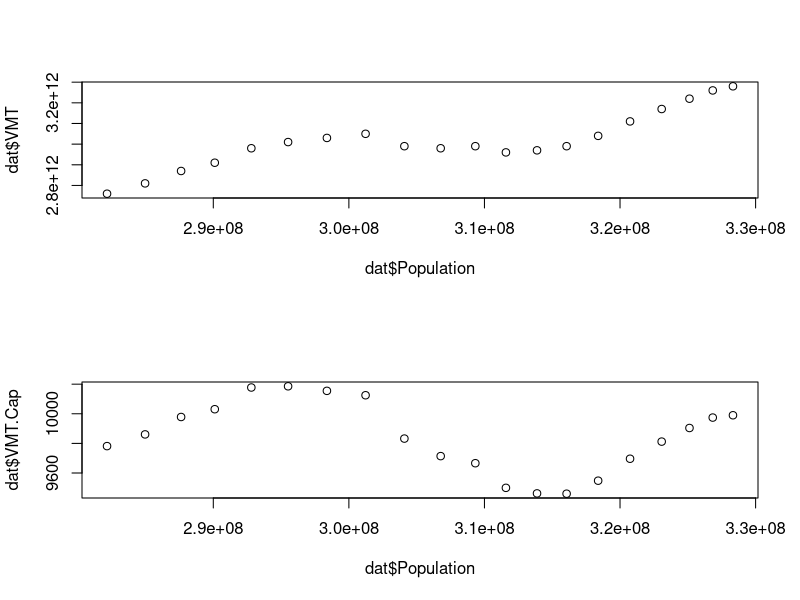
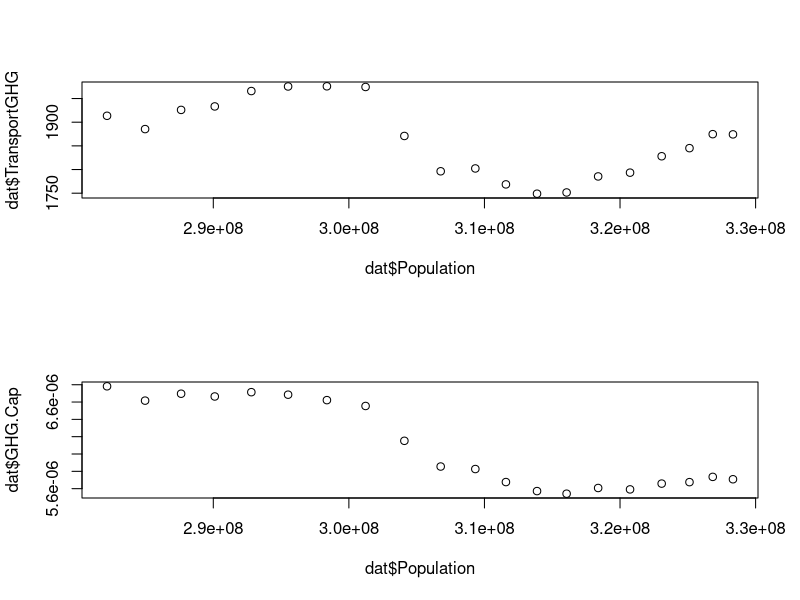

Recreate these plots in R, in order. (Note: this script raises an error after producing the figures.)
setwd("/Users/csuffaculty/Desktop/FHWA")

#read the dataset
dat<-read.csv("Data20221210.csv", header=TRUE)

#library(glmnet)

#A list of subset X variables: 
#Employment: Unemployment.Rate.1 
#Hwys: TotLaneMiles, TotalArtToFwyMiles
#Transit: TransitPMT, TransitUPT
#Telework: populationTelework
#EVs: EVPrivateandPublicChargingStationLocations

#Create variables: VMT.Cap=VMT/Population and GHG.Cap<-GHG/Population
dat$VMT.Cap<-dat$VMT/dat$Population
dat$GHG.Cap<-dat$TransportGHG/dat$Population

dat.sub<-dat[,c("year","VMT.Cap","GHG.Cap","Unemployment.Rate.1","TotLaneMiles","TotalArtToFwyMiles",
                "TransitPMT","TransitUPT","populationTelework","EVPrivateandPublicChargingStationLocations")]
dat.sub$VMT.Cap.t1<-c(NA,dat.sub[1:19,"VMT.Cap"])  #add lag variables
dat.sub$GHG.Cap.t1<-c(NA,dat.sub[1:19,"GHG.Cap"])  #add lag variables

dat.sub.y<-dat[,c("year","VMT","TransportGHG","Unemployment.Rate.1","TotLaneMiles","TotalArtToFwyMiles",
                  "TransitPMT","TransitUPT","populationTelework","EVPrivateandPublicChargingStationLocations","Population")]
dat.sub.y$VMT.t1<-c(NA,dat.sub.y[1:19,"VMT"])  #add lag variables
dat.sub.y$GHG.t1<-c(NA,dat.sub.y[1:19,"TransportGHG"])  #add lag variables


#Scale the data
dat.sub.scale<-scale(dat.sub)
dat.sub.scale<-as.data.frame(dat.sub.scale)

par(mfrow=c(2,1))
plot(dat$Population, dat$VMT)
plot(dat$Population, dat$VMT.Cap)

plot(dat$Population, dat$TransportGHG)
plot(dat$Population, dat$GHG.Cap)

###########VMT#####################
#Select variables using Ridge/LASSO #library(glmnet)
lambdas=10^seq(5,-5,by=-.1)
VMT.ridge.in<-glmnet(dat.sub.scale[2:18,-c(1,2,3,11,12)], dat.sub.scale[2:18,"VMT.Cap"], alpha=0, family="gaussian", lambda=lambdas)
cv.ridge<-cv.glmnet(as.matrix(dat.sub.scale[2:18,-c(1,2,3,11,12)]), dat.sub.scale[2:18,"VMT.Cap"],alpha=0,type="mse", family="gaussian", standardize=TRUE, nfolds=18, lambda=lambdas)
optimal.lambda <- cv.ridge$lambda.min
plot(cv.ridge)
coef(VMT.ridge.in, s=optimal.lambda)
#library(coefplot)
#coefpath(VMT.ridge.in)
coefplot(VMT.ridge.in, lambda=cv.ridge$lambda.min, sort="magnitude",title="Ridge Regression")
lambda.rsq<-cbind(cv.ridge$lambda,VMT.ridge.in$dev.ratio, cv.lasso$nzero)
lambda.rsq[lambda.rsq[,1]==optimal.lambda]

lambdas=10^seq(5,-5,by=-.1)
VMT.lasso.in<-glmnet(dat.sub.scale[2:18,-c(1,2,3,11,12)], dat.sub.scale[2:18,"VMT.Cap"], alpha=1, family="gaussian", lambda=lambdas)
cv.lasso<-cv.glmnet(as.matrix(dat.sub.scale[2:18,-c(1,2,3,11,12)]), dat.sub.scale[2:18,"VMT.Cap"],alpha=1,type="mse", family="gaussian", standardize=TRUE, nfolds=18, lambda=lambdas)
optimal.lambda <- cv.lasso$lambda.min
plot(cv.lasso)
coef(VMT.lasso.in, s=optimal.lambda)
#library(coefplot)
#coefpath(VMT.lasso.in)
coefplot(VMT.lasso.in, lambda=cv.lasso$lambda.min, sort="magnitude",title="LASSO Regression")
lambda.rsq<-cbind(cv.lasso$lambda,VMT.lasso.in$dev.ratio, cv.lasso$nzero)
lambda.rsq[lambda.rsq[,1]==optimal.lambda]



#VMT: Selected Variable.  Fit the model with the selected variables (Standardized.)
#Unemployment	TotLaneMiles TransitPMT EVPrivateandPublicChargingStationLocations %populationTelework
lambdas=10^seq(5,-5,by=-.1)
VMT.ridge.in<-glmnet(dat.sub.scale[2:18,-c(1,2,3,6,8,12)], dat.sub.scale[2:18,"VMT.Cap"], alpha=0, family="gaussian", lambda=lambdas)
cv.ridge<-cv.glmnet(as.matrix(dat.sub.scale[2:18,-c(1,2,3,6,8,12)]), dat.sub.scale[2:18,"VMT.Cap"],alpha=0,type="mse", family="gaussian", standardize=TRUE, nfolds=17, lambda=lambdas)
optimal.lambda <- cv.ridge$lambda.min
plot(cv.ridge)
coef(VMT.ridge.in, s=optimal.lambda)
#library(coefplot)
#coefpath(VMT.ridge.in)
coefplot(VMT.ridge.in, lambda=cv.ridge$lambda.min, sort="magnitude",title="Ridge Regression")
lambda.rsq<-cbind(cv.ridge$lambda,VMT.ridge.in$dev.ratio, cv.ridge$nzero)
lambda.rsq[lambda.rsq[,1]==optimal.lambda]

#library(glmnetSE)
#Compute p-values based on nonparametric bootstrapping
summary(glmnetSE(data=dat.sub.scale[2:18,-c(1,3,12)], 
cf.no.shrnkg = c("VMT.Cap","Unemployment.Rate.1","TotLaneMiles","TransitPMT","EVPrivateandPublicChargingStationLocations","populationTelework","VMT.Cap.t1"), alpha=0,r=500, method="none",seed = 1234, ncore = 1))

a<-lm(VMT.Cap~Unemployment.Rate.1+TotLaneMiles+TransitPMT+populationTelework+EVPrivateandPublicChargingStationLocations, data=dat.sub.scale)
summary(a)

#Make prediction
VMT.pred.in<-coef(VMT.ridge.in, s=optimal.lambda)[1:7] %*% t(cbind(rep(1,17), dat.sub.scale[2:18,-c(1,2,3,6,8,12)])) #fitted values
VMT.pred.out<-coef(VMT.ridge.in, s=optimal.lambda)[1:7] %*% t(cbind(rep(1,2),dat.sub.scale[19:20,-c(1,2,3,6,8,12)])) 

resid.ridge<-dat.sub.scale[2:18,2]-VMT.pred.in; r2<-1-sum(resid.ridge^2)/sum((dat.sub.scale[2:18,2]-mean(dat.sub.scale[2:18,2]))^2 );r2
DW.ridge<-sum((resid.ridge[2:17]-resid.ridge[1:16])^2)/sum((resid.ridge[2:17])^2) #DW=2.72

MSE.in.VMT<- sum( (dat.sub.scale[2:18,2] - VMT.pred.in)^2)/17; MSE.in.VMT
MSE.out.VMT<- sum( (dat.sub.scale[19:20,2] - VMT.pred.out)^2 )/2; MSE.out.VMT

MAE.in.VMT<- sum( abs(dat.sub.scale[2:18,2] - VMT.pred.in) )/17; MAE.in.VMT
MAE.out.VMT<- sum( abs(dat.sub.scale[19:20,2] - VMT.pred.out) )/2; MAE.out.VMT


X.X<-t(as.matrix(cbind(rep(1,17), dat.sub.scale[2:18,-c(1,2,3,6,8,12)]))) %*% as.matrix(cbind(rep(1,17), dat.sub.scale[2:18,-c(1,2,3,6,8,12)]) )
x0<-cbind(1, dat.sub.scale[19,-c(1,2,3,6,8,12)])  #2019 X values
x1<-cbind(1, dat.sub.scale[20,-c(1,2,3,6,8,12)])  #2020 X values

#Plot the best model 
lo.1<-VMT.pred.out[1]-qt(.975,15)*sqrt(MSE.in.VMT*(1+as.matrix(x0) %*% solve(X.X) %*% t(as.matrix(x0))))
hi.1<-VMT.pred.out[1]+qt(.975,15)*sqrt(MSE.in.VMT*(1+as.matrix(x0) %*% solve(X.X) %*% t(as.matrix(x0))))
lo.2<-VMT.pred.out[2]-qt(.975,15)*sqrt(MSE.in.VMT*(1+as.matrix(x1) %*% solve(X.X) %*% t(as.matrix(x1))))
hi.2<-VMT.pred.out[2]+qt(.975,15)*sqrt(MSE.in.VMT*(1+as.matrix(x1) %*% solve(X.X) %*% t(as.matrix(x1))))
lo<-c(lo.1,lo.2); hi<-c(hi.1,hi.2)

plot(dat[2:18,1], dat.sub.scale[2:18,2], xlim=c(2000,2020), ylim=c(-2,2), xlab="Year", ylab="VMT/Population")
lines(dat[2:18,1],VMT.pred.in,  xlim=c(2000,2020), ylim=c(-2,2),col="blue")
lines(dat[19:20,1], dat.sub.scale[19:20,2], xlim=c(2000,2020),ylim=c(-2,2), type="p", pch=16)
lines(dat[19:20,1], VMT.pred.out, xlim=c(2000,2020), type="p", pch=16, col="blue")
segments(x0=2018,x1=2018, y0=lo.1, y1=hi.1, lty = "dotted", col="red")
segments(x0=2019,x1=2019, y0=lo.2, y1=hi.2, lty = "dotted", col="red")
segments(x0=2017.6,x1=2018.4, y0=lo.1, y1=lo.1, col="red")
segments(x0=2017.6,x1=2018.6, y0=hi.1, y1=hi.1, col="red")
segments(x0=2018.6,x1=2019.4, y0=lo.2, y1=lo.2, col="red")
segments(x0=2018.6,x1=2019.6, y0=hi.2, y1=hi.2, col="red")


dat.sub<-dat.sub.y


#VMT: Selected Variable.  Fit the model with the selected variables (Non-standardized.)
#Unemployment	TotLaneMiles TransitPMT EVPrivateandPublicChargingStationLocations %populationTelework
lambdas=10^seq(10,-10,by=-.1)
VMT.ridge.in<-glmnet(dat.sub[2:18,-c(1,2,3,6,8,12)], dat.sub[2:18,"VMT.Cap"], alpha=0, family="gaussian", lambda=lambdas)
cv.ridge<-cv.glmnet(as.matrix(dat.sub[2:18,-c(1,2,3,6,8,12)]), dat.sub[2:18,"VMT.Cap"],alpha=0,type="mse", family="gaussian", standardize=TRUE, nfolds=17, lambda=lambdas)
optimal.lambda <- cv.ridge$lambda.min
plot(cv.ridge)
coef(VMT.ridge.in, s=optimal.lambda)
#library(coefplot)
#coefpath(VMT.ridge.in)

#library(glmnetSE)
#Compute p-values based on nonparametric bootstrapping
summary(glmnetSE(data=dat.sub[2:18,-c(1,3,13)], 
                 cf.no.shrnkg = c("VMT","Unemployment.Rate.1","TotLaneMiles","TransitPMT","EVPrivateandPublicChargingStationLocations","populationTelework","Population","VMT.t1"), alpha=0,r=500, method="none",seed = 1234, ncore = 1))

a<-lm(VMT.Cap~Unemployment.Rate.1+TotLaneMiles+TransitPMT+populationTelework+EVPrivateandPublicChargingStationLocations, data=dat.sub)
summary(a)

#Make prediction
VMT.pred.in<-coef(VMT.ridge.in, s=optimal.lambda)[1:8] %*% t(cbind(rep(1,17), dat.sub[2:18,-c(1,2,3,6,8,13)])) #fitted values
VMT.pred.out<-coef(VMT.ridge.in, s=optimal.lambda)[1:8] %*% t(cbind(rep(1,2),dat.sub[19:20,-c(1,2,3,6,8,13)])) 

resid.ridge<-dat.sub[2:18,2]-VMT.pred.in; r2<-1-sum(resid.ridge^2)/sum((dat.sub[2:18,2]-mean(dat.sub[2:18,2]))^2 );r2
DW.ridge<-sum((resid.ridge[2:17]-resid.ridge[1:16])^2)/sum((resid.ridge[2:17])^2) #DW=2.72

MSE.in.VMT<- sum( (dat.sub[2:18,2] - VMT.pred.in)^2)/17; MSE.in.VMT
MSE.out.VMT<- sum( (dat.sub[19:20,2] - VMT.pred.out)^2 )/2; MSE.out.VMT

MAE.in.VMT<- sum( abs(dat.sub[2:18,2] - VMT.pred.in) )/17; MAE.in.VMT
MAE.out.VMT<- sum( abs(dat.sub[19:20,2] - VMT.pred.out) )/2; MAE.out.VMT


X.X<-t(as.matrix(cbind(rep(1,17), dat.sub[2:18,-c(1,2,3,6,8,13)]))) %*% as.matrix(cbind(rep(1,17), dat.sub[2:18,-c(1,2,3,6,8,13)]) )
x0<-cbind(1, dat.sub[19,-c(1,2,3,6,8,13)])  #2019 X values
x1<-cbind(1, dat.sub[20,-c(1,2,3,6,8,13)])  #2020 X values

#Plot the best model 
lo.1<-VMT.pred.out[1]-qt(.975,15)*sqrt(MSE.in.VMT*(1+as.matrix(x0) %*% solve(X.X, tol=1e-33) %*% t(as.matrix(x0))))
hi.1<-VMT.pred.out[1]+qt(.975,15)*sqrt(MSE.in.VMT*(1+as.matrix(x0) %*% solve(X.X, tol=1e-33) %*% t(as.matrix(x0))))
lo.2<-VMT.pred.out[2]-qt(.975,15)*sqrt(MSE.in.VMT*(1+as.matrix(x1) %*% solve(X.X, tol=1e-33) %*% t(as.matrix(x1))))
hi.2<-VMT.pred.out[2]+qt(.975,15)*sqrt(MSE.in.VMT*(1+as.matrix(x1) %*% solve(X.X, tol=1e-33) %*% t(as.matrix(x1))))
lo<-c(lo.1,lo.2); hi<-c(hi.1,hi.2)

plot(dat[2:18,1], dat.sub[2:18,2], xlim=c(2000,2020),ylim=c(2.7e+12, 3.5e+12), xlab="Year", ylab="VMT")
lines(dat[2:18,1],VMT.pred.in,  xlim=c(2000,2020),col="blue")
lines(dat[19:20,1], dat.sub[19:20,2], xlim=c(2000,2020), type="p", pch=16)
lines(dat[19:20,1], VMT.pred.out, xlim=c(2000,2020), type="p", pch=16, col="blue")
segments(x0=2018,x1=2018, y0=lo.1, y1=hi.1, lty = "dotted", col="red")
segments(x0=2019,x1=2019, y0=lo.2, y1=hi.2, lty = "dotted", col="red")
segments(x0=2017.6,x1=2018.4, y0=lo.1, y1=lo.1, col="red")
segments(x0=2017.6,x1=2018.6, y0=hi.1, y1=hi.1, col="red")
segments(x0=2018.6,x1=2019.4, y0=lo.2, y1=lo.2, col="red")
segments(x0=2018.6,x1=2019.6, y0=hi.2, y1=hi.2, col="red")








###########GHG#####################
#Select variables using Ridge/LASSO #library(glmnet)
lambdas=10^seq(5,-5,by=-.1)
VMT.ridge.in<-glmnet(dat.sub.scale[2:18,-c(1,2,3,11,12)], dat.sub.scale[2:18,"GHG.Cap"], alpha=0, family="gaussian", lambda=lambdas)
cv.ridge<-cv.glmnet(as.matrix(dat.sub.scale[2:18,-c(1,2,3,11,12)]), dat.sub.scale[2:18,"GHG.Cap"],alpha=0,type="mse", family="gaussian", standardize=TRUE, nfolds=18, lambda=lambdas)
optimal.lambda <- cv.ridge$lambda.min
plot(cv.ridge)
coef(VMT.ridge.in, s=optimal.lambda)
#library(coefplot)
#coefpath(VMT.ridge.in)
coefplot(VMT.ridge.in, lambda=cv.ridge$lambda.min, sort="magnitude",title="Ridge Regression")
lambda.rsq<-cbind(cv.ridge$lambda,VMT.ridge.in$dev.ratio, cv.lasso$nzero)
lambda.rsq[lambda.rsq[,1]==optimal.lambda]

lambdas=10^seq(5,-5,by=-.1)
VMT.lasso.in<-glmnet(dat.sub.scale[2:18,-c(1,2,3,11,12)], dat.sub.scale[2:18,"GHG.Cap"], alpha=1, family="gaussian", lambda=lambdas)
cv.lasso<-cv.glmnet(as.matrix(dat.sub.scale[2:18,-c(1,2,3,11,12)]), dat.sub.scale[2:18,"GHG.Cap"],alpha=1,type="mse", family="gaussian", standardize=TRUE, nfolds=18, lambda=lambdas)
optimal.lambda <- cv.lasso$lambda.min
plot(cv.lasso)
coef(VMT.lasso.in, s=optimal.lambda)
#library(coefplot)
#coefpath(VMT.lasso.in)
coefplot(VMT.lasso.in, lambda=cv.lasso$lambda.min, sort="magnitude",title="LASSO Regression")
lambda.rsq<-cbind(cv.lasso$lambda,VMT.lasso.in$dev.ratio, cv.lasso$nzero)
lambda.rsq[lambda.rsq[,1]==optimal.lambda]











#GHG: Selected Variable.  Fit the model with the selected variables. (Standardized.) 
#Unemployment	TransitPMT EVPrivateandPublicChargingStationLocations %populationTelework
lambdas=10^seq(5,-5,by=-.1)
GHG.ridge.in<-glmnet(dat.sub.scale[1:18,-c(1,2,3,5,6,8,11,12)], dat.sub.scale[1:18,"GHG.Cap"], alpha=1, family="gaussian", lambda=lambdas)
cv.ridge<-cv.glmnet(as.matrix(dat.sub.scale[1:18,-c(1,2,3,5,6,8,11,12)]), dat.sub.scale[1:18,"GHG.Cap"],alpha=1,type="mse", family="gaussian", standardize=TRUE, nfolds=18, lambda=lambdas)
optimal.lambda <- cv.ridge$lambda.min
plot(cv.ridge)
coef(GHG.ridge.in, s=optimal.lambda)
#library(coefplot)
#coefpath(VMT.ridge.in)
coefplot(GHG.ridge.in, lambda=cv.ridge$lambda.min, sort="magnitude",title="Ridge Regression")
lambda.rsq<-cbind(cv.ridge$lambda,GHG.ridge.in$dev.ratio, cv.ridge$nzero)
lambda.rsq[lambda.rsq[,1]==optimal.lambda]

#library(glmnetSE)
#Compute p-values based on nonparametric bootstrapping
summary(glmnetSE(data=dat.sub.scale[1:18,-c(1,2,11)], 
                 cf.no.shrnkg = c("GHG.Cap","Unemployment.Rate.1","TransitPMT","EVPrivateandPublicChargingStationLocations","populationTelework"), 
                 alpha=1,r=500, method="none",seed = 1234, ncore = 1))

a<-lm(GHG.Cap~Unemployment.Rate.1+TransitPMT+populationTelework+EVPrivateandPublicChargingStationLocations, data=dat.sub.scale)
summary(a)

#Make prediction
GHG.pred.in<-coef(GHG.ridge.in, s=optimal.lambda)[1:5] %*% t(cbind(rep(1,18), dat.sub.scale[1:18,-c(1,2,3,5,6,8,11,12)])) #fitted values
GHG.pred.out<-coef(GHG.ridge.in, s=optimal.lambda)[1:5] %*% t(cbind(rep(1,2),dat.sub.scale[19:20,-c(1,2,3,5,6,8,11,12)])) 

resid.ridge<-dat.sub.scale[1:18,3]-GHG.pred.in; r2<-1-sum(resid.ridge^2)/sum((dat.sub.scale[1:18,3]-mean(dat.sub.scale[1:18,3]))^2 );r2
DW.ridge<-sum((resid.ridge[2:18]-resid.ridge[1:17])^2)/sum((resid.ridge[2:18])^2) #DW=2.42

MSE.in.GHG<- sum( (dat.sub.scale[1:18,3] - GHG.pred.in)^2)/18; MSE.in.VMT
MSE.out.GHG<- sum( (dat.sub.scale[19:20,3] - GHG.pred.out)^2 )/2; MSE.out.VMT

MAE.in.VMT<- sum( abs(dat.sub.scale[1:18,3] - GHG.pred.in) )/18; MAE.in.VMT
MAE.out.VMT<- sum( abs(dat.sub.scale[19:20,3] - GHG.pred.out) )/2; MAE.out.VMT


X.X<-t(as.matrix(cbind(rep(1,18), dat.sub.scale[1:18,-c(1,2,3,5,6,8,11,12)]))) %*% as.matrix(cbind(rep(1,18), dat.sub.scale[1:18,-c(1,2,3,5,6,8,11,12)]) )
x0<-cbind(1, dat.sub.scale[19,-c(1,2,3,5,6,8,11,12)])  #2019 X values
x1<-cbind(1, dat.sub.scale[20,-c(1,2,3,5,6,8,11,12)])  #2020 X values

#Plot the best model 
lo.1<-GHG.pred.out[1]-qt(.975,16)*sqrt(MSE.in.VMT*(1+as.matrix(x0) %*% solve(X.X) %*% t(as.matrix(x0))))
hi.1<-GHG.pred.out[1]+qt(.975,16)*sqrt(MSE.in.VMT*(1+as.matrix(x0) %*% solve(X.X) %*% t(as.matrix(x0))))
lo.2<-GHG.pred.out[2]-qt(.975,16)*sqrt(MSE.in.VMT*(1+as.matrix(x1) %*% solve(X.X) %*% t(as.matrix(x1))))
hi.2<-GHG.pred.out[2]+qt(.975,16)*sqrt(MSE.in.VMT*(1+as.matrix(x1) %*% solve(X.X) %*% t(as.matrix(x1))))
lo<-c(lo.1,lo.2); hi<-c(hi.1,hi.2)

plot(dat[1:18,1], dat.sub.scale[1:18,3], xlim=c(2000,2020), ylim=c(-2,2), xlab="Year", ylab="GHG/Population")
lines(dat[1:18,1],GHG.pred.in,  xlim=c(2000,2020), ylim=c(-2,2),col="blue")
lines(dat[19:20,1], dat.sub.scale[19:20,3], xlim=c(2000,2020),ylim=c(-2,2), type="p", pch=16)
lines(dat[19:20,1], GHG.pred.out, xlim=c(2000,2020), type="p", pch=16, col="blue")
segments(x0=2018,x1=2018, y0=lo.1, y1=hi.1, lty = "dotted", col="red")
segments(x0=2019,x1=2019, y0=lo.2, y1=hi.2, lty = "dotted", col="red")
segments(x0=2017.6,x1=2018.4, y0=lo.1, y1=lo.1, col="red")
segments(x0=2017.6,x1=2018.6, y0=hi.1, y1=hi.1, col="red")
segments(x0=2018.6,x1=2019.4, y0=lo.2, y1=lo.2, col="red")
segments(x0=2018.6,x1=2019.6, y0=hi.2, y1=hi.2, col="red")





#GHG: Selected Variable.  Fit the model with the selected variables. (Non-Standardized.) 
#Unemployment	TransitPMT EVPrivateandPublicChargingStationLocations %populationTelework
lambdas=10^seq(5,-5,by=-.1)
GHG.ridge.in<-glmnet(dat.sub[1:18,-c(1,2,3,5,6,8,11,12)], 10^6*dat.sub[1:18,"GHG.Cap"], alpha=1, family="gaussian",standardize=TRUE,lambda=lambdas)
cv.ridge<-cv.glmnet(as.matrix(dat.sub[1:18,-c(1,2,3,5,6,8,11,12)]), 10^6*dat.sub[1:18,"GHG.Cap"],alpha=1,type="mse", family="gaussian", standardize=TRUE, nfolds=18, lambda=lambdas)
optimal.lambda <- cv.ridge$lambda.min
plot(cv.ridge)
coef(GHG.ridge.in, s=optimal.lambda)
#library(coefplot)
#coefpath(VMT.ridge.in)
coefplot(GHG.ridge.in, lambda=cv.ridge$lambda.min, sort="magnitude",title="Ridge Regression")
lambda.rsq<-cbind(cv.ridge$lambda,GHG.ridge.in$dev.ratio, cv.ridge$nzero)
lambda.rsq[lambda.rsq[,1]==optimal.lambda]

#library(glmnetSE)
#Compute p-values based on nonparametric bootstrapping
summary(glmnetSE(data=dat.sub[1:18,-c(1,2,11)], 
                 cf.no.shrnkg = c("GHG.Cap","Unemployment.Rate.1","TransitPMT","EVPrivateandPublicChargingStationLocations","populationTelework"), 
                 alpha=1,r=500, method="none",seed = 1234, ncore = 1))

a<-lm(GHG.Cap~Unemployment.Rate.1+TransitPMT+populationTelework+EVPrivateandPublicChargingStationLocations, data=dat.sub.scale)
summary(a)

#Make prediction
GHG.pred.in<-coef(GHG.ridge.in, s=optimal.lambda)[1:5] %*% t(cbind(rep(1,18), dat.sub[1:18,-c(1,2,3,5,6,8,11,12)])) #fitted values
GHG.pred.out<-coef(GHG.ridge.in, s=optimal.lambda)[1:5] %*% t(cbind(rep(1,2),dat.sub[19:20,-c(1,2,3,5,6,8,11,12)])) 

resid.ridge<-10^6*dat.sub[1:18,3]-GHG.pred.in; r2<-1-sum(resid.ridge^2)/sum((10^6*dat.sub[1:18,3]-mean(10^6*dat.sub[1:18,3]))^2 );r2
DW.ridge<-sum((resid.ridge[2:18]-resid.ridge[1:17])^2)/sum((resid.ridge[2:18])^2) #DW=2.35

MSE.in.GHG<- sum( (10^6*dat.sub[1:18,3] - GHG.pred.in)^2)/18; MSE.in.GHG
MSE.out.GHG<- sum( (10^6*dat.sub[19:20,3] - GHG.pred.out)^2 )/2; MSE.out.GHG

MAE.in.GHG<- sum( abs(10^6*dat.sub[1:18,3] - GHG.pred.in) )/18; MAE.in.GHG
MAE.out.GHG<- sum( abs(10^6*dat.sub[19:20,3] - GHG.pred.out) )/2; MAE.out.GHG


X.X<-t(as.matrix(cbind(rep(1,18), dat.sub[1:18,-c(1,2,3,5,6,8,11,12)]))) %*% as.matrix(cbind(rep(1,18), dat.sub[1:18,-c(1,2,3,5,6,8,11,12)]) )
x0<-cbind(1, dat.sub[19,-c(1,2,3,5,6,8,11,12)])  #2019 X values
x1<-cbind(1, dat.sub[20,-c(1,2,3,5,6,8,11,12)])  #2020 X values

#Plot the best model 
lo.1<-GHG.pred.out[1]-qt(.975,16)*sqrt(MSE.in.GHG*(1+as.matrix(x0) %*% solve(X.X, tol=1e-29) %*% t(as.matrix(x0))))
hi.1<-GHG.pred.out[1]+qt(.975,16)*sqrt(MSE.in.GHG*(1+as.matrix(x0) %*% solve(X.X, tol=1e-29) %*% t(as.matrix(x0))))
lo.2<-GHG.pred.out[2]-qt(.975,16)*sqrt(MSE.in.GHG*(1+as.matrix(x1) %*% solve(X.X, tol=1e-29) %*% t(as.matrix(x1))))
hi.2<-GHG.pred.out[2]+qt(.975,16)*sqrt(MSE.in.GHG*(1+as.matrix(x1) %*% solve(X.X, tol=1e-29) %*% t(as.matrix(x1))))
lo<-c(lo.1,lo.2); hi<-c(hi.1,hi.2)

plot(dat[1:18,1], dat.sub[1:18,3]*10^6, xlim=c(2000,2020), ylim=c(5.4,7.0), xlab="Year", ylab="GHG/Population (1e-06)")
lines(dat[1:18,1], GHG.pred.in,  xlim=c(2000,2020),col="blue")
lines(dat[19:20,1], dat.sub[19:20,3]*10^6, xlim=c(2000,2020), type="p", pch=16)
lines(dat[19:20,1], GHG.pred.out, xlim=c(2000,2020), type="p", pch=16, col="blue")
segments(x0=2018,x1=2018, y0=lo.1, y1=hi.1, lty = "dotted", col="red")
segments(x0=2019,x1=2019, y0=lo.2, y1=hi.2, lty = "dotted", col="red")
segments(x0=2017.6,x1=2018.4, y0=lo.1, y1=lo.1, col="red")
segments(x0=2017.6,x1=2018.6, y0=hi.1, y1=hi.1, col="red")
segments(x0=2018.6,x1=2019.4, y0=lo.2, y1=lo.2, col="red")
segments(x0=2018.6,x1=2019.6, y0=hi.2, y1=hi.2, col="red")

